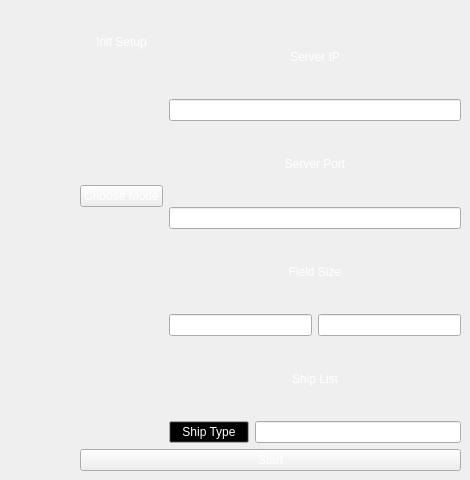
    <widget class="QWidget" name="page">
     <property name="autoFillBackground">
      <bool>false</bool>
     </property>
     <property name="styleSheet">
      <string notr="true">background:  url(:/Img_file/uss_iowa.jpg);background-position: center; background-repeat: repeat-n</string>
     </property>
     <widget class="QWidget" name="verticalLayoutWidget">
      <property name="geometry">
       <rect>
        <x>80</x>
        <y>20</y>
        <width>381</width>
        <height>451</height>
       </rect>
      </property>
      <layout class="QVBoxLayout" name="verticalLayout">
       <item>
        <layout class="QHBoxLayout" name="horizontalLayout">
         <item>
          <layout class="QVBoxLayout" name="verticalLayout_2">
           <item>
            <spacer name="verticalSpacer_3">
             <property name="orientation">
              <enum>Qt::Vertical</enum>
             </property>
             <property name="sizeType">
              <enum>QSizePolicy::Fixed</enum>
             </property>
             <property name="sizeHint" stdset="0">
              <size>
               <width>20</width>
               <height>15</height>
              </size>
             </property>
            </spacer>
           </item>
           <item>
            <widget class="QLabel" name="label">
             <property name="autoFillBackground">
              <bool>false</bool>
             </property>
             <property name="styleSheet">
              <string notr="true">background-image: url(:/Img_file/grey.jpg);color: white</string>
             </property>
             <property name="text">
              <string>Init Setup</string>
             </property>
             <property name="alignment">
              <set>Qt::AlignCenter</set>
             </property>
            </widget>
           </item>
           <item>
            <spacer name="verticalSpacer">
             <property name="orientation">
              <enum>Qt::Vertical</enum>
             </property>
             <property name="sizeType">
              <enum>QSizePolicy::Preferred</enum>
             </property>
             <property name="sizeHint" stdset="0">
              <size>
               <width>20</width>
               <height>130</height>
              </size>
             </property>
            </spacer>
           </item>
           <item>
            <widget class="QPushButton" name="mode">
             <property name="palette">
              <palette>
               <active>
                <colorrole role="WindowText">
                 <brush brushstyle="SolidPattern">
                  <color alpha="255">
                   <red>255</red>
                   <green>255</green>
                   <blue>255</blue>
                  </color>
                 </brush>
                </colorrole>
                <colorrole role="Text">
                 <brush brushstyle="SolidPattern">
                  <color alpha="255">
                   <red>255</red>
                   <green>255</green>
                   <blue>255</blue>
                  </color>
                 </brush>
                </colorrole>
                <colorrole role="ButtonText">
                 <brush brushstyle="SolidPattern">
                  <color alpha="255">
                   <red>255</red>
                   <green>255</green>
                   <blue>255</blue>
                  </color>
                 </brush>
                </colorrole>
                <colorrole role="PlaceholderText">
                 <brush brushstyle="SolidPattern">
                  <color alpha="128">
                   <red>255</red>
                   <green>255</green>
                   <blue>255</blue>
                  </color>
                 </brush>
                </colorrole>
               </active>
               <inactive>
                <colorrole role="WindowText">
                 <brush brushstyle="SolidPattern">
                  <color alpha="255">
                   <red>255</red>
                   <green>255</green>
                   <blue>255</blue>
                  </color>
                 </brush>
                </colorrole>
                <colorrole role="Text">
                 <brush brushstyle="SolidPattern">
                  <color alpha="255">
                   <red>255</red>
                   <green>255</green>
                   <blue>255</blue>
                  </color>
                 </brush>
                </colorrole>
                <colorrole role="ButtonText">
                 <brush brushstyle="SolidPattern">
                  <color alpha="255">
                   <red>255</red>
                   <green>255</green>
                   <blue>255</blue>
                  </color>
                 </brush>
                </colorrole>
                <colorrole role="PlaceholderText">
                 <brush brushstyle="SolidPattern">
                  <color alpha="128">
                   <red>255</red>
                   <green>255</green>
                   <blue>255</blue>
                  </color>
                 </brush>
                </colorrole>
               </inactive>
               <disabled>
                <colorrole role="WindowText">
                 <brush brushstyle="SolidPattern">
                  <color alpha="255">
                   <red>255</red>
                   <green>255</green>
                   <blue>255</blue>
                  </color>
                 </brush>
                </colorrole>
                <colorrole role="Text">
                 <brush brushstyle="SolidPattern">
                  <color alpha="255">
                   <red>255</red>
                   <green>255</green>
                   <blue>255</blue>
                  </color>
                 </brush>
                </colorrole>
                <colorrole role="ButtonText">
                 <brush brushstyle="SolidPattern">
                  <color alpha="255">
                   <red>255</red>
                   <green>255</green>
                   <blue>255</blue>
                  </color>
                 </brush>
                </colorrole>
                <colorrole role="PlaceholderText">
                 <brush brushstyle="SolidPattern">
                  <color alpha="128">
                   <red>255</red>
                   <green>255</green>
                   <blue>255</blue>
                  </color>
                 </brush>
                </colorrole>
               </disabled>
              </palette>
             </property>
             <property name="autoFillBackground">
              <bool>false</bool>
             </property>
             <property name="styleSheet">
              <string notr="true">background-image: url(:/Img_file/grey.jpg);color: white</string>
             </property>
             <property name="text">
              <string>Choose Mode</string>
             </property>
            </widget>
           </item>
           <item>
            <spacer name="verticalSpacer_2">
             <property name="orientation">
              <enum>Qt::Vertical</enum>
             </property>
             <property name="sizeHint" stdset="0">
              <size>
               <width>20</width>
               <height>40</height>
              </size>
             </property>
            </spacer>
           </item>
          </layout>
         </item>
         <item>
          <layout class="QVBoxLayout" name="verticalLayout_3">
           <item>
            <widget class="QLabel" name="label_3">
             <property name="contextMenuPolicy">
              <enum>Qt::ActionsContextMenu</enum>
             </property>
             <property name="acceptDrops">
              <bool>true</bool>
             </property>
             <property name="autoFillBackground">
              <bool>false</bool>
             </property>
             <property name="styleSheet">
              <string notr="true">background-image: url(:/Img_file/grey.jpg);color: white</string>
             </property>
             <property name="text">
              <string>Server IP</string>
             </property>
             <property name="textFormat">
              <enum>Qt::PlainText</enum>
             </property>
             <property name="alignment">
              <set>Qt::AlignCenter</set>
             </property>
             <property name="textInteractionFlags">
              <set>Qt::NoTextInteraction</set>
             </property>
            </widget>
           </item>
           <item>
            <widget class="QLineEdit" name="setup_ip">
             <property name="autoFillBackground">
              <bool>false</bool>
             </property>
             <property name="styleSheet">
              <string notr="true">background-image: url(:/Img_file/grey.jpg);color: white</string>
             </property>
            </widget>
           </item>
           <item>
            <widget class="QLabel" name="label_4">
             <property name="autoFillBackground">
              <bool>false</bool>
             </property>
             <property name="styleSheet">
              <string notr="true">background-image: url(:/Img_file/grey.jpg);color: white</string>
             </property>
             <property name="text">
              <string>Server Port</string>
             </property>
             <property name="alignment">
              <set>Qt::AlignCenter</set>
             </property>
            </widget>
           </item>
           <item>
            <widget class="QLineEdit" name="setup_port">
             <property name="autoFillBackground">
              <bool>false</bool>
             </property>
             <property name="styleSheet">
              <string notr="true">background-image: url(:/Img_file/grey.jpg);color: white</string>
             </property>
            </widget>
           </item>
           <item>
            <widget class="QLabel" name="label_5">
             <property name="autoFillBackground">
              <bool>false</bool>
             </property>
             <property name="styleSheet">
              <string notr="true">background-image: url(:/Img_file/grey.jpg);color: white</string>
             </property>
             <property name="text">
              <string>Field Size</string>
             </property>
             <property name="alignment">
              <set>Qt::AlignCenter</set>
             </property>
            </widget>
           </item>
           <item>
            <layout class="QHBoxLayout" name="horizontalLayout_2">
             <item>
              <widget class="QLineEdit" name="field_width">
               <property name="palette">
                <palette>
                 <active>
                  <colorrole role="Text">
                   <brush brushstyle="SolidPattern">
                    <color alpha="255">
                     <red>255</red>
                     <green>255</green>
                     <blue>255</blue>
                    </color>
                   </brush>
                  </colorrole>
                 </active>
                 <inactive>
                  <colorrole role="Text">
                   <brush brushstyle="SolidPattern">
                    <color alpha="255">
                     <red>255</red>
                     <green>255</green>
                     <blue>255</blue>
                    </color>
                   </brush>
                  </colorrole>
                 </inactive>
                 <disabled/>
                </palette>
               </property>
               <property name="autoFillBackground">
                <bool>false</bool>
               </property>
               <property name="styleSheet">
                <string notr="true">background-image: url(:/Img_file/grey.jpg)</string>
               </property>
              </widget>
             </item>
             <item>
              <widget class="QLineEdit" name="field_height">
               <property name="palette">
                <palette>
                 <active>
                  <colorrole role="Text">
                   <brush brushstyle="SolidPattern">
                    <color alpha="255">
                     <red>255</red>
                     <green>255</green>
                     <blue>255</blue>
                    </color>
                   </brush>
                  </colorrole>
                 </active>
                 <inactive>
                  <colorrole role="Text">
                   <brush brushstyle="SolidPattern">
                    <color alpha="255">
                     <red>255</red>
                     <green>255</green>
                     <blue>255</blue>
                    </color>
                   </brush>
                  </colorrole>
                 </inactive>
                 <disabled/>
                </palette>
               </property>
               <property name="autoFillBackground">
                <bool>false</bool>
               </property>
               <property name="styleSheet">
                <string notr="true">background-image: url(:/Img_file/grey.jpg)</string>
               </property>
              </widget>
             </item>
            </layout>
           </item>
           <item>
            <widget class="QLabel" name="label_2">
             <property name="autoFillBackground">
              <bool>false</bool>
             </property>
             <property name="styleSheet">
              <string notr="true">background-image: url(:/Img_file/grey.jpg);color: white</string>
             </property>
             <property name="text">
              <string>Ship List</string>
             </property>
             <property name="alignment">
              <set>Qt::AlignCenter</set>
             </property>
            </widget>
           </item>
           <item>
            <layout class="QHBoxLayout" name="horizontalLayout_3">
             <item>
              <widget class="QPushButton" name="ship_list">
               <property name="palette">
                <palette>
                 <active>
                  <colorrole role="WindowText">
                   <brush brushstyle="SolidPattern">
                    <color alpha="255">
                     <red>255</red>
                     <green>255</green>
                     <blue>255</blue>
                    </color>
                   </brush>
                  </colorrole>
                  <colorrole role="Button">
                   <brush brushstyle="SolidPattern">
                    <color alpha="255">
                     <red>0</red>
                     <green>0</green>
                     <blue>0</blue>
                    </color>
                   </brush>
                  </colorrole>
                  <colorrole role="Text">
                   <brush brushstyle="SolidPattern">
                    <color alpha="255">
                     <red>255</red>
                     <green>255</green>
                     <blue>255</blue>
                    </color>
                   </brush>
                  </colorrole>
                  <colorrole role="ButtonText">
                   <brush brushstyle="SolidPattern">
                    <color alpha="255">
                     <red>255</red>
                     <green>255</green>
                     <blue>255</blue>
                    </color>
                   </brush>
                  </colorrole>
                  <colorrole role="PlaceholderText">
                   <brush brushstyle="SolidPattern">
                    <color alpha="128">
                     <red>255</red>
                     <green>255</green>
                     <blue>255</blue>
                    </color>
                   </brush>
                  </colorrole>
                 </active>
                 <inactive>
                  <colorrole role="WindowText">
                   <brush brushstyle="SolidPattern">
                    <color alpha="255">
                     <red>255</red>
                     <green>255</green>
                     <blue>255</blue>
                    </color>
                   </brush>
                  </colorrole>
                  <colorrole role="Button">
                   <brush brushstyle="SolidPattern">
                    <color alpha="255">
                     <red>0</red>
                     <green>0</green>
                     <blue>0</blue>
                    </color>
                   </brush>
                  </colorrole>
                  <colorrole role="Text">
                   <brush brushstyle="SolidPattern">
                    <color alpha="255">
                     <red>255</red>
                     <green>255</green>
                     <blue>255</blue>
                    </color>
                   </brush>
                  </colorrole>
                  <colorrole role="ButtonText">
                   <brush brushstyle="SolidPattern">
                    <color alpha="255">
                     <red>255</red>
                     <green>255</green>
                     <blue>255</blue>
                    </color>
                   </brush>
                  </colorrole>
                  <colorrole role="PlaceholderText">
                   <brush brushstyle="SolidPattern">
                    <color alpha="128">
                     <red>255</red>
                     <green>255</green>
                     <blue>255</blue>
                    </color>
                   </brush>
                  </colorrole>
                 </inactive>
                 <disabled>
                  <colorrole role="WindowText">
                   <brush brushstyle="SolidPattern">
                    <color alpha="255">
                     <red>255</red>
                     <green>255</green>
                     <blue>255</blue>
                    </color>
                   </brush>
                  </colorrole>
                  <colorrole role="Button">
                   <brush brushstyle="SolidPattern">
                    <color alpha="255">
                     <red>0</red>
                     <green>0</green>
                     <blue>0</blue>
                    </color>
                   </brush>
                  </colorrole>
                  <colorrole role="Text">
                   <brush brushstyle="SolidPattern">
                    <color alpha="255">
                     <red>255</red>
                     <green>255</green>
                     <blue>255</blue>
                    </color>
                   </brush>
                  </colorrole>
                  <colorrole role="ButtonText">
                   <brush brushstyle="SolidPattern">
                    <color alpha="255">
                     <red>255</red>
                     <green>255</green>
                     <blue>255</blue>
                    </color>
                   </brush>
                  </colorrole>
                  <colorrole role="PlaceholderText">
                   <brush brushstyle="SolidPattern">
                    <color alpha="128">
                     <red>255</red>
                     <green>255</green>
                     <blue>255</blue>
                    </color>
                   </brush>
                  </colorrole>
                 </disabled>
                </palette>
               </property>
               <property name="styleSheet">
                <string notr="true">background-image: url(:/Img_file/grey.jpg);color: white</string>
               </property>
               <property name="text">
                <string>Ship Type</string>
               </property>
              </widget>
             </item>
             <item>
              <widget class="QLineEdit" name="ship_input">
               <property name="autoFillBackground">
                <bool>false</bool>
               </property>
               <property name="styleSheet">
                <string notr="true">background-image: url(:/Img_file/grey.jpg);color: white</string>
               </property>
              </widget>
             </item>
            </layout>
           </item>
          </layout>
         </item>
        </layout>
       </item>
       <item>
        <widget class="QPushButton" name="start">
         <property name="palette">
          <palette>
           <active>
            <colorrole role="WindowText">
             <brush brushstyle="SolidPattern">
              <color alpha="255">
               <red>255</red>
               <green>255</green>
               <blue>255</blue>
              </color>
             </brush>
            </colorrole>
            <colorrole role="Text">
             <brush brushstyle="SolidPattern">
              <color alpha="255">
               <red>255</red>
               <green>255</green>
               <blue>255</blue>
              </color>
             </brush>
            </colorrole>
            <colorrole role="ButtonText">
             <brush brushstyle="SolidPattern">
              <color alpha="255">
               <red>255</red>
               <green>255</green>
               <blue>255</blue>
              </color>
             </brush>
            </colorrole>
            <colorrole role="PlaceholderText">
             <brush brushstyle="SolidPattern">
              <color alpha="128">
               <red>255</red>
               <green>255</green>
               <blue>255</blue>
              </color>
             </brush>
            </colorrole>
           </active>
           <inactive>
            <colorrole role="WindowText">
             <brush brushstyle="SolidPattern">
              <color alpha="255">
               <red>255</red>
               <green>255</green>
               <blue>255</blue>
              </color>
             </brush>
            </colorrole>
            <colorrole role="Text">
             <brush brushstyle="SolidPattern">
              <color alpha="255">
               <red>255</red>
               <green>255</green>
               <blue>255</blue>
              </color>
             </brush>
            </colorrole>
            <colorrole role="ButtonText">
             <brush brushstyle="SolidPattern">
              <color alpha="255">
               <red>255</red>
               <green>255</green>
               <blue>255</blue>
              </color>
             </brush>
            </colorrole>
            <colorrole role="PlaceholderText">
             <brush brushstyle="SolidPattern">
              <color alpha="128">
               <red>255</red>
               <green>255</green>
               <blue>255</blue>
              </color>
             </brush>
            </colorrole>
           </inactive>
           <disabled>
            <colorrole role="WindowText">
             <brush brushstyle="SolidPattern">
              <color alpha="255">
               <red>255</red>
               <green>255</green>
               <blue>255</blue>
              </color>
             </brush>
            </colorrole>
            <colorrole role="Text">
             <brush brushstyle="SolidPattern">
              <color alpha="255">
               <red>255</red>
               <green>255</green>
               <blue>255</blue>
              </color>
             </brush>
            </colorrole>
            <colorrole role="ButtonText">
             <brush brushstyle="SolidPattern">
              <color alpha="255">
               <red>255</red>
               <green>255</green>
               <blue>255</blue>
              </color>
             </brush>
            </colorrole>
            <colorrole role="PlaceholderText">
             <brush brushstyle="SolidPattern">
              <color alpha="128">
               <red>255</red>
               <green>255</green>
               <blue>255</blue>
              </color>
             </brush>
            </colorrole>
           </disabled>
          </palette>
         </property>
         <property name="autoFillBackground">
          <bool>false</bool>
         </property>
         <property name="styleSheet">
          <string notr="true">background-image: url(:/Img_file/grey.jpg);color: white</string>
         </property>
         <property name="text">
          <string>Start</string>
         </property>
        </widget>
       </item>
      </layout>
     </widget>
    </widget>
